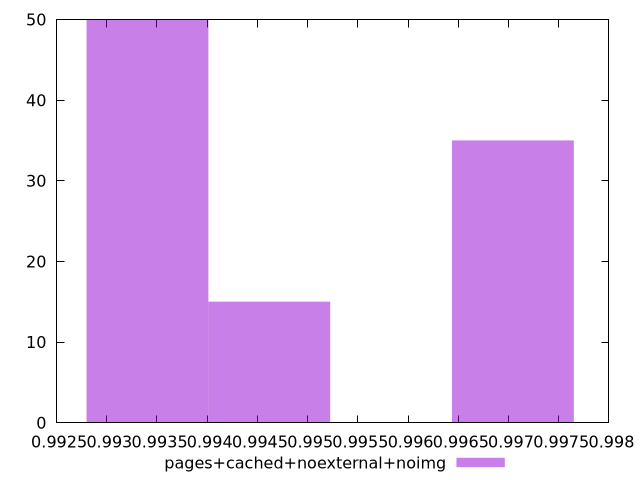

Recreate this plot in gnuplot.
$_pagesCachedNoexternalNoimg <<EOF
0.9970438036977002 35
0.9934049576988034 50
0.9946179063651024 15
EOF
set key outside below
set terminal pngcairo
set output "report_00004_2020-11-02T20-21-41.718Z/first-cpu-idle/pages+cached+noexternal+noimg//hist.png"
set yrange [0:50]
set boxwidth 0.0012129486662989053
set style fill transparent solid 0.5 noborder
plot $_pagesCachedNoexternalNoimg title "pages+cached+noexternal+noimg" with boxes ,
